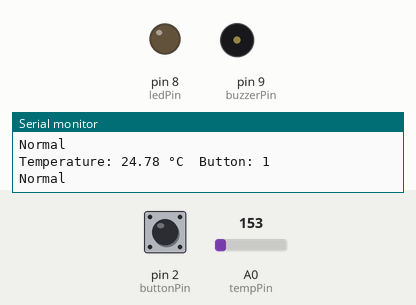
Recording of a sketch running on a simulated Arduino Uno, built with avr-gcc and run on an emulated ATmega328P. Parts: output pins drawn as LEDs (lit = HIGH), buzzer (waves = sounding, pin HIGH), the last lines printed to the serial monitor. The inputs (shaded band) are chosen by the test bench; at power-on: A0 (tempPin) = 153, pin 2 (buttonPin) HIGH.

Above: at 1.3 s.
1.4 s: A0 (tempPin) set to 181
At 2.7 s:
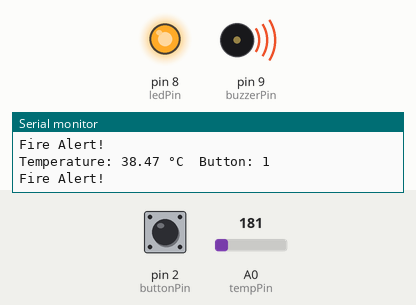
3.0 s: A0 (tempPin) set to 133
At 4.1 s:
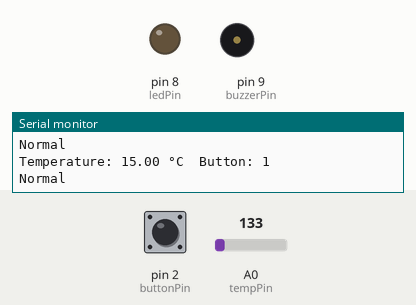
4.5 s: A0 (tempPin) set to 165
At 5.4 s:
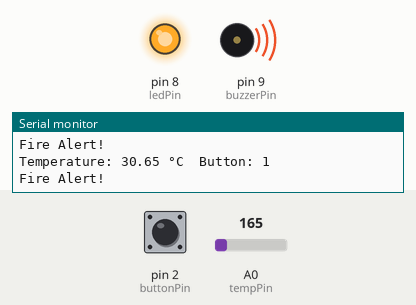
Timing chart, 0 to 7.5 s (numbered marks = the images above; inputs shaded):
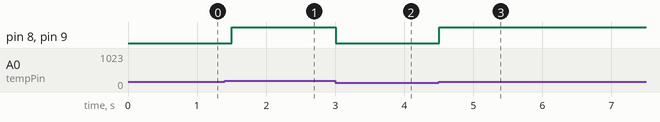

The sketch:

07-Smart_Fire_Alert_Alarm_System.ino
```cpp
/*
07 - Smart Fire Alert Alarm System
Sensors: TMP36 Temperature Sensor + Pushbutton (manual alarm trigger)
Actuators: LED + Buzzer
*/

const int tempPin = A0;
const int buttonPin = 2;
const int ledPin = 8;
const int buzzerPin = 9;

void setup()
{
  pinMode(buttonPin, INPUT_PULLUP);
  pinMode(ledPin, OUTPUT);
  pinMode(buzzerPin, OUTPUT);
  Serial.begin(9600);
}

void loop()
{
  int tempValue = analogRead(tempPin);
  float voltage = tempValue * (5.0 / 1023.0);
  float temperature = (voltage - 0.5) * 100;

  int buttonState = digitalRead(buttonPin);

  Serial.print("Temperature: ");
  Serial.print(temperature);
  Serial.print(" °C  ");
  Serial.print("Button: ");
  Serial.println(buttonState);

  if (temperature > 30 || buttonState == LOW)
  {
    digitalWrite(ledPin, HIGH);
    digitalWrite(buzzerPin, HIGH);
    Serial.println("Fire Alert!");
  }
  else
  {
    digitalWrite(ledPin, LOW);
    digitalWrite(buzzerPin, LOW);
    Serial.println("Normal");
  }

  delay(500);
}
```

Measured:
- the behaviour switches between 163 and 164 on A0 (tempPin) (found by bisection; images 0 and 1)
- after the input at 1.4 s, pin 8 (ledPin), pin 9 (buzzerPin): LOW → HIGH after 0.10 s
- after the input at 3.0 s, pin 8 (ledPin), pin 9 (buzzerPin): HIGH → LOW at once
- after the input at 4.5 s, pin 8 (ledPin), pin 9 (buzzerPin): LOW → HIGH at once
